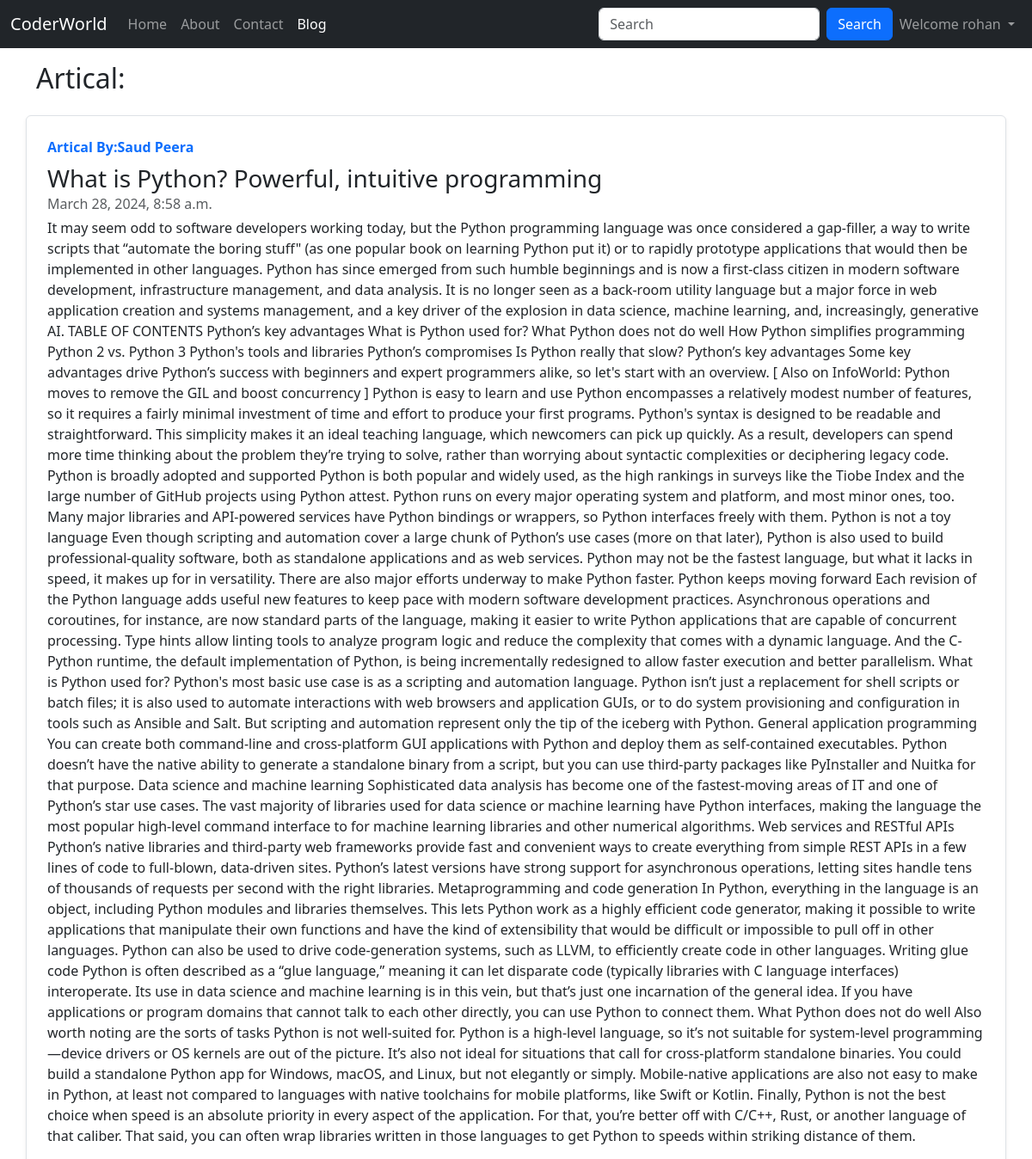
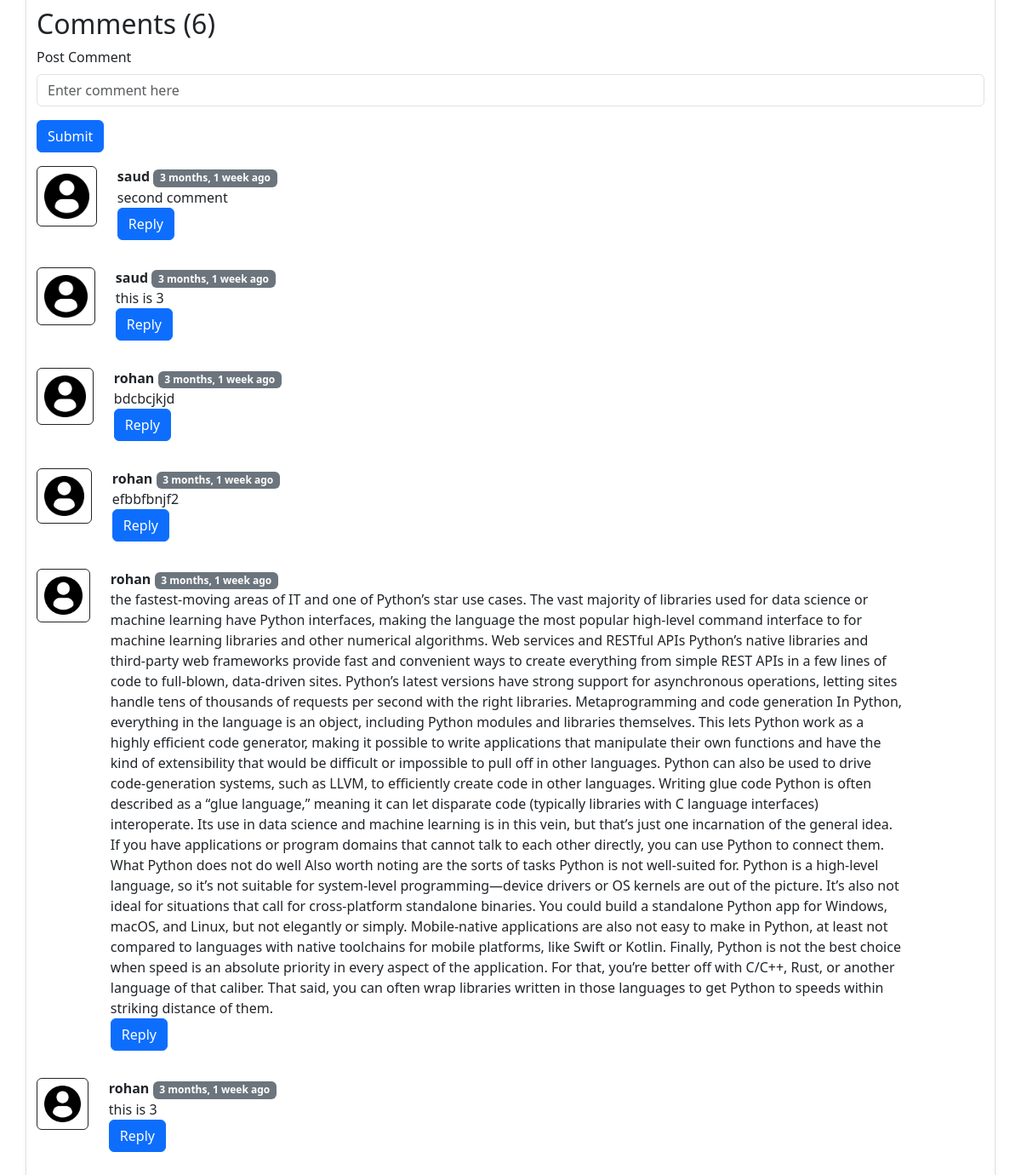
Page /blog/First-Post (signed in) on the committed database (2 pictures, top to bottom).
### blog/models.py (models this page shows, shortened)
class Post(models.Model):
    sno = models.AutoField(primary_key=True)
    Title= models.CharField(max_length=255)
    content= models.TextField()
    author=models.CharField(max_length=20)
    slug=models.CharField(max_length=130)
    timeStamp=models.DateTimeField(blank=True)

class BlogComment(models.Model):
    sno = models.AutoField(primary_key=True)
    comment= models.TextField()
    user=models.ForeignKey(User, on_delete=models.CASCADE)
    post=models.ForeignKey(Post, on_delete=models.CASCADE)
    parent = models.ForeignKey('self', on_delete=models.CASCADE, null=True)
    timeStamp=models.DateTimeField(default=now)

### blog/views.py (the view)
# urls.py: path('<str:slug>',views.blogpost,name='blogpost'),
def blogpost(request,slug):
    post=Post.objects.filter(slug=slug).first()
    comments = BlogComment.objects.filter(post=post)
    print(request.user)
    context={"post":post, 'comments':comments,'user':request.user}
    return render(request,'blog/blogpost.html',context)

### templates/blog/blogpost.html (shortened to what this page needs)
{% extends "base.html" %}
{% load humanize %}
{% block blogactive %} active {% endblock blogactive %}
{% block body %}
<div class="container my-3">
    <h2>Artical:</h2>
    <div class="row no-gutters border rounded overflow-hidden flex-md-row my-4 shadow-sm h-md-250 position-relative">
        <div class="col p-4 d-flex flex-column position-static">
            <strong class="d-inline-block mb-2 text-primary">Artical By:{{post.author}}</strong>
            <h3 class="mb-0">{{post.Title}}</h3>
            <div class="mb-1 text-muted">{{post.timeStamp}}</div>
            <p class="card-text mb-auto">{{post.content}}</p>
    </div>
    <div class="container">
        <h2>Comments ({{comments.count}})</h2>
        <div class="my-2">
            {% if user.is_authenticated %}
            <form action="/blog/postcomment" method="post">
                <div class="mb-3">
                    <label for="exampleInputEmail1" class="form-label">Post Comment</label>
                    <input type="text" class="form-control" name="comment" placeholder="Enter comment here">
                </div>
                <button type="submit" class="btn btn-primary">Submit</button>
            </form>
            {% else %}
            <p>Please login to Post Comment: </p>
            {% endif %}
        </div>
        {% for comment in comments %}
        <div class="row my-3">
            <div class="col-md-1 ">
            <img class="rounded mx-auto d-block w-100 p-2 border border-dark" src="/static/images/user.png" alt="user"></div>
            <div class="col-md-11">
                <b>{{comment.user.username}} </b> <span class="badge text-bg-secondary"> {{comment.timeStamp | naturaltime }}</span>
                <div>{{comment.comment}}</div>
                <p class="d-inline-flex gap-1">
                  <button class="btn btn-primary" type="button" data-bs-toggle="collapse" data-bs-target="#collapseExample" aria-expanded="false" aria-controls="collapseExample">
                    Reply
                  </button>
                </p>
        </div>
        {% endfor %}
    </div>
{% endblock body %}

### templates/base.html (shortened to what this page needs)
<!doctype html>
<html lang="en">
<head>
  <link href="https://cdn.jsdelivr.net/npm/bootstrap@5.3.3/dist/css/bootstrap.min.css" rel="stylesheet"
>
</head>
<body>
  <nav class="navbar navbar-expand-lg navbar-dark bg-dark">
    <div class="container-fluid">
      <a class="navbar-brand" href="/">CoderWorld</a>
      <div class="collapse navbar-collapse" id="navbarSupportedContent">
        <ul class="navbar-nav me-auto mb-2 mb-lg-0">
          <li class="nav-item ">
            <a class="nav-link {% block homeactive %} {% endblock homeactive %}" aria-current="page" href="/">Home</a>
          </li>
          <li class="nav-item ">
            <a class="nav-link {% block aboutactive %} {% endblock aboutactive %}" href="/about">About</a>
          </li>
          <li class="nav-item ">
            <a class="nav-link {% block contactactive %} {% endblock contactactive %}" href="/contact">Contact</a>
          </li>
          <li class="nav-item ">
            <a class="nav-link {% block blogactive %} {% endblock blogactive %}" href="/blog">Blog</a>
          </li>
        </ul>
        <form method="get" action="/Search" class="d-flex" role="search">
          <input class="form-control me-2" type="search" placeholder="Search" aria-label="Search" name="querry"
            id="querry">
          <button class="btn btn-primary" type="Search">Search</button>
        </form>
        {% if user.is_authenticated %}
        <ul class="navbar-nav ml-auto mr-2 ">
          <li class="nav-item dropdown">
            <a class="nav-link dropdown-toggle" href="#" role="button" data-bs-toggle="dropdown" aria-expanded="false">
              Welcome {{request.user}}
            </a>
          </li>
        </ul>
        {% endif %}
      </div>
    </div>
  </nav>
  {% block body %}
  {% endblock body %}
</body>
</html>

### rows in the picture
Post: author "Saud Peera", Title "What is Python? Powerful, intuitive programming", timeStamp "March 28, 2024, 8:58 a.m.", content "It may seem odd to software developers working today, but the Python programming language was once considered a gap-filler, a way to write scripts that “automate the boring stuff\" (as one popular book on learning Python put it) or to rapidly prototype applications that would then be implemented in other languages. Python has since emerged from such humble beginnings and is now a first-class citizen in modern software development, infrastructure management, and data analysis. It is no longer seen as a back-room utility language but a major force in web application creation and systems management, and a key driver of the explosion in data science, machine learning, and, increasingly,…"
BlogComment: user.username "saud", timeStamp "3 months, 1 week ago", comment "second comment"
BlogComment: user.username "saud", timeStamp "3 months, 1 week ago", comment "this is 3"
BlogComment: user.username "rohan", timeStamp "3 months, 1 week ago", comment "bdcbcjkjd"
BlogComment: user.username "rohan", timeStamp "3 months, 1 week ago", comment "efbbfbnjf2"
BlogComment: user.username "rohan", timeStamp "3 months, 1 week ago", comment "the fastest-moving areas of IT and one of Python’s star use cases. The vast majority of libraries used for data science or machine learning have Python interfaces, making the language the most popular high-level command interface to for machine learning libraries and other numerical algorithms. Web services and RESTful APIs Python’s native libraries and third-party web frameworks provide fast and convenient ways to create everything from simple REST APIs in a few lines of code to full-blown, data-driven sites. Python’s latest versions have strong support for asynchronous operations, letting sites handle tens of thousands of requests per second with the right libraries. Metaprogramming and…"
BlogComment: user.username "rohan", timeStamp "3 months, 1 week ago", comment "this is 3"

### other values in the picture
{{ request.user }} "rohan"
{{ comments.count }} "6"
